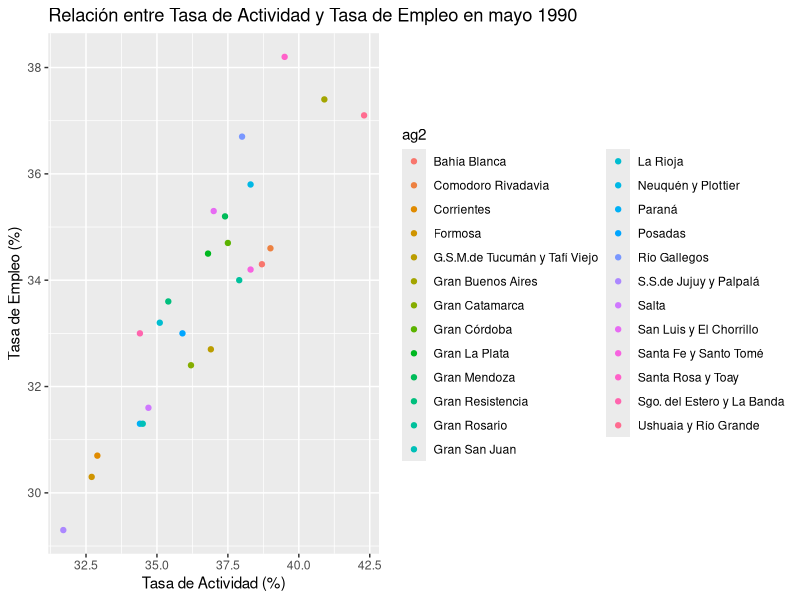
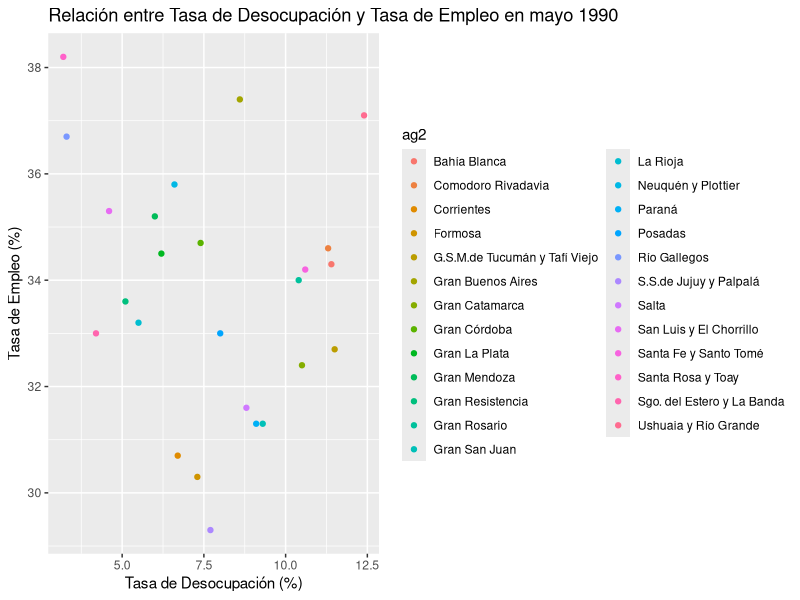
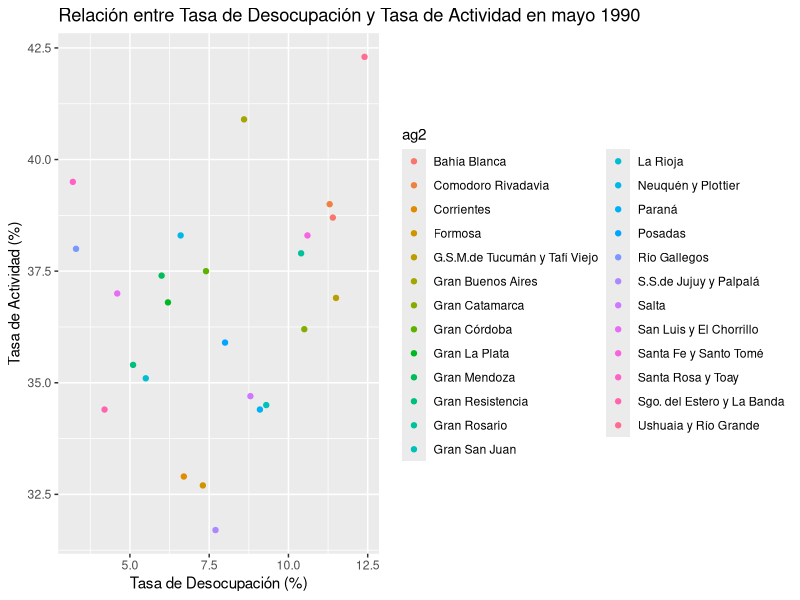
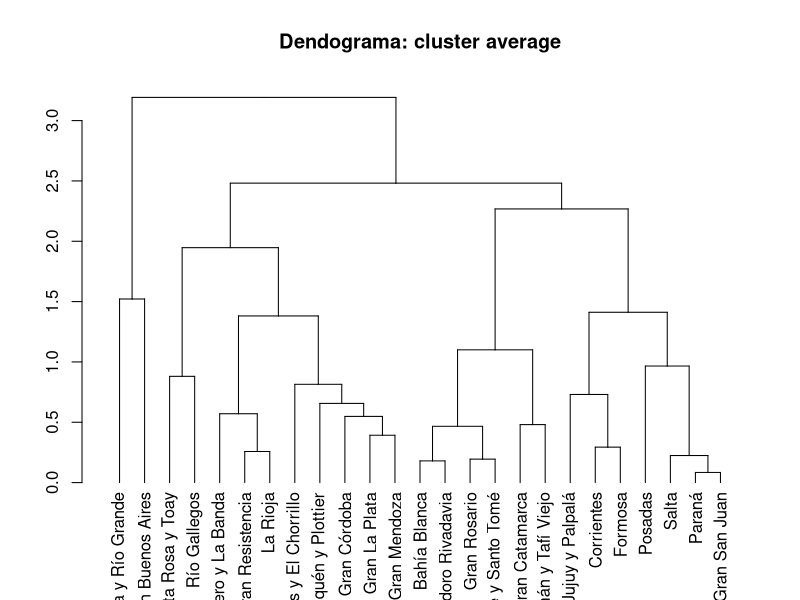

Write the R code that produced these figures, in order.
## ---- chunk 1
library(dplyr)
library(ggplot2)
library(haven)
df_eph <- df_eph <- read_sav("../datos/cluster_1_1.sav")
#Reducción de Variables 
datos_clean <- df_eph %>%
  select(ag2, tem90b, tam90b, tdm90b)
#Vector aglomerados
aglomerados <- datos_clean$ag2

## ---- chunk 2
ggplot(datos_clean, aes(x = tam90b, y = tem90b,color = ag2)) +
  geom_point() +
  labs(title = "Relación entre Tasa de Actividad y Tasa de Empleo en mayo 1990",
       x = "Tasa de Actividad (%)", y = "Tasa de Empleo (%)")
ggplot(datos_clean, aes(x = tdm90b, y = tem90b,color = ag2)) +
  geom_point() +
  labs(title = "Relación entre Tasa de Desocupación y Tasa de Empleo en mayo 1990",
       x = "Tasa de Desocupación (%)", y = "Tasa de Empleo (%)")
ggplot(datos_clean, aes(x = tdm90b, y = tam90b,color = ag2)) +
  geom_point() +
  labs(title = "Relación entre Tasa de Desocupación y Tasa de Actividad en mayo 1990",
       x = "Tasa de Desocupación (%)", y = "Tasa de Actividad (%)")
## ---- chunk 3
# Re-escalamos los datos numéricos
datos <- scale(datos_clean %>% select(-ag2)) 
row.names(datos) <- aglomerados
# Calculamos la matriz de distancia de todos vs todos
x <- dist(datos)
# Construimos el modelo jerárquico con diferentes métodos
cluster.comp <- hclust(x, method = "complete")
cluster.single <- hclust(x, method = "single")
cluster.avg <- hclust(x, method = "average")
cluster.ward <- hclust(x, "ward.D")
# Visualizamos los resultados
cluster.comp
cluster.single
cluster.avg
cluster.ward
## ---- chunk 4
# Graficamos un dendográma
plot(as.dendrogram(cluster.avg), main = "Dendograma: cluster average")
## ---- chunk 5
# Para etiquetar cada observación según su pertenencia a un grupo
table(cutree(cluster.avg, 5))
datos_clean$grupos <- cutree(cluster.avg, 5)

## ---- chunk 6
datos_clean %>%
  group_by(grupos) %>%
  summarise(media_tem = mean(tem90b),
            media_tam = mean(tam90b),
            media_tdm = mean(tdm90b),
            cantidad_aglomerados = n())
